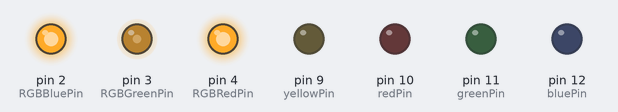
Recording of a sketch running on a simulated Arduino Uno, built with avr-gcc and run on an emulated ATmega328P. Shown: output pins drawn as LEDs (lit = HIGH).

Above: at 0.15 s.
At 4.36 s:
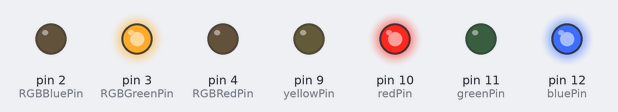
At 9.49 s:
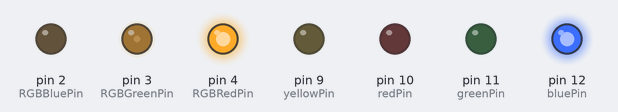
At 19.73 s:
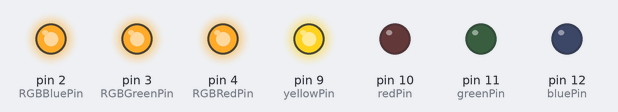
At 29.67 s:
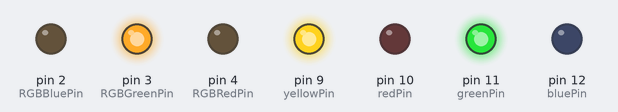
At 39.61 s:
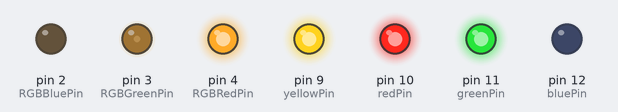
Timing chart, 0 to 39.9 s (numbered marks = the images above):
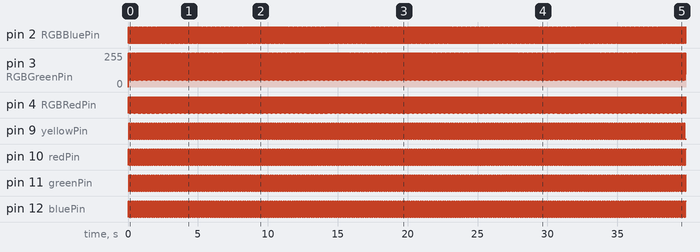

The sketch:

LitLightshows_CamperTemplate.ino
```cpp
int bluePin = 12;
int greenPin = 11;
int redPin = 10;
int yellowPin = 9;
int RGBRedPin = 4;
int RGBGreenPin = 3;
int RGBBluePin = 2;

int bluePinState = 0;
int greenPinState = 0;
int redPinState = 0;
int yellowPinState = 0;


void setup() {
  // This is all setup code to tell the Arduino that each pin we've specified is being used for output!
  pinMode(bluePin, OUTPUT);
  pinMode(greenPin, OUTPUT);
  pinMode(redPin, OUTPUT);
  pinMode(yellowPin, OUTPUT);
  pinMode(RGBRedPin, OUTPUT);
  pinMode(RGBGreenPin, OUTPUT);
  pinMode(RGBBluePin, OUTPUT);
}

void loop() {
  // THIS IS WHERE WE WILL PUT OUR CODE
  switchColour("Blue");
  delay(10);
  setRGBColour(100,255,100);
  delay(10);
  switchColour("Red");
  delay(10);
  setRGBColour(255,255,255);
  delay(10);
  switchColour("Green");
  delay(10);
  setRGBColour(255,100,255);
  delay(10);
  switchColour("Yellow");
  delay(10);
  setRGBColour(255,50,50);
  delay(10);


}

/**
 * Can use the function below to set the colour of the RGB Led.
 * call the function and give it 3 values between 0 and 255.
 * like this -> setRGBColour(230, 80, 5);
 * Can also create a random colour by doing the line below:
 * setRGBColour(random(0, 255), random(0,255), random(0,255));
 */
void setRGBColour(int red, int green, int blue){
  analogWrite(RGBRedPin, red);
  analogWrite(RGBGreenPin, green);
  analogWrite(RGBBluePin, blue);

}

/**
 * Can use this function to switch the state of any of the 4 coloured LEDs
 * This function takes a single parameter, either "Red", "Green", "Blue", or "Yellow".
 * If the LED is on, this will turn it off, and if its off it will turn it on.
 * Can be called by going -> switchColour("Red")
 */
void switchColour(String colour){
  if(colour == "Red"){
    if(redPinState == 0){
      digitalWrite(redPin, HIGH);
      redPinState = 1;
    } else {
      digitalWrite(redPin, LOW);
      redPinState = 0;
    }
  } else if (colour == "Blue"){
    if(bluePinState == 0){
      digitalWrite(bluePin, HIGH);
      bluePinState = 1;
    } else {
      digitalWrite(bluePin, LOW);
      bluePinState = 0;
    }

  } else if (colour == "Green"){
    if(greenPinState == 0){
      digitalWrite(greenPin, HIGH);
      greenPinState = 1;
    } else {
      digitalWrite(greenPin, LOW);
      greenPinState = 0;
    }

  } else {
    if(yellowPinState == 0){
      digitalWrite(yellowPin, HIGH);
      yellowPinState = 1;
    } else {
      digitalWrite(yellowPin, LOW);
      yellowPinState = 0;
    }
  }
}
```

Measured:
- by itself, pin 2 (RGBBluePin): alternates HIGH for 0.04 s and LOW for 0.04 s
- by itself, pin 3 (RGBGreenPin): repeats every 0.08 s: 100/255 0.02 s, 50/255 0.02 s, 255/255 0.04 s
- by itself, pin 4 (RGBRedPin): alternates HIGH for 0.06 s and LOW for 0.02 s
- by itself, pin 9 (yellowPin), pin 10 (redPin), pin 11 (greenPin), pin 12 (bluePin): alternates HIGH for 0.08 s and LOW for 0.08 s
